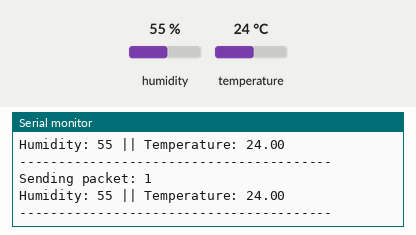
Bench run of a sketch on a simulated Arduino Uno, built with avr-gcc and run on an emulated ATmega328P. On the bench: the last lines printed to the serial monitor. The inputs (shaded band) are chosen by the test bench; at power-on: humidity 55 %, temperature 24 °C. No radio packets arrive unless stated.

Above: at 5.9 s.
6.0 s: humidity set to 22 %
At 11.6 s:
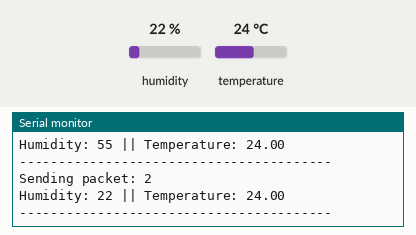
12.1 s: temperature set to 12 °C
At 16.1 s:
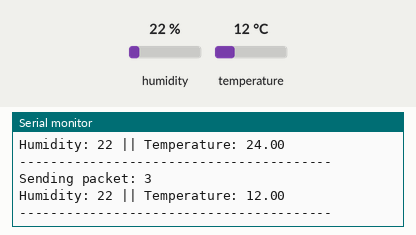
18.2 s: humidity set to 40 %
At 21.8 s:
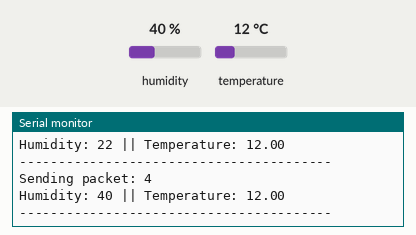
Timing chart, 0 to 23.3 s (numbered marks = the images above; inputs shaded):
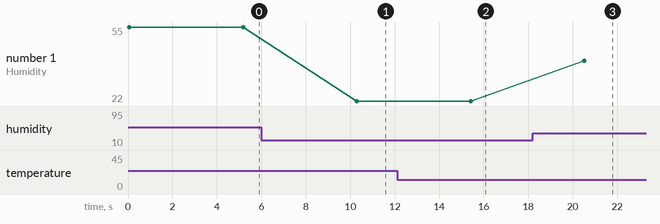

Measured:
- after the input at 6.0 s, the serial monitor: prints a new line after 4.3 s (image 1)
- after the input at 12.1 s, the serial monitor: prints a new line after 3.3 s (image 2)
- after the input at 18.2 s, the serial monitor: prints a new line after 2.3 s (image 3)
- plotted number 1: 55 → 22 after the input at 6.0 s, 22 → 40 after the input at 18.2 s

The sketch:

transmitter.ino
```cpp
#include <SPI.h>
#include <LoRa.h>
#include "DHT.h"

#define DHTPIN A0
#define DHTTYPE DHT11
DHT dht(DHTPIN, DHTTYPE);
int hum;
float temp;
int counter = 0;
void setup() {
  Serial.begin(9600);
  dht.begin();
  while (!Serial);
  Serial.println("LoRa Sender");
  if (!LoRa.begin(433E6)) {
    Serial.println("Starting LoRa failed!");
    while (1);
  }
}
void loop() {
  temp = dht.readTemperature();
  hum = dht.readHumidity();
  Serial.print("Sending packet: ");
  Serial.println(counter);
  Serial.print("Humidity: ");
  Serial.print(hum);
  Serial.print(" || Temperature: ");
  Serial.println(temp);
  Serial.println("----------------------------------------");
  // send packet
  LoRa.beginPacket();
  LoRa.print("Humidity: ");
  LoRa.print(hum);
  LoRa.print("c");
  LoRa.print("Temperature:");
  LoRa.print(temp);
  LoRa.endPacket();
  counter++;
  delay(5000);
}
```
